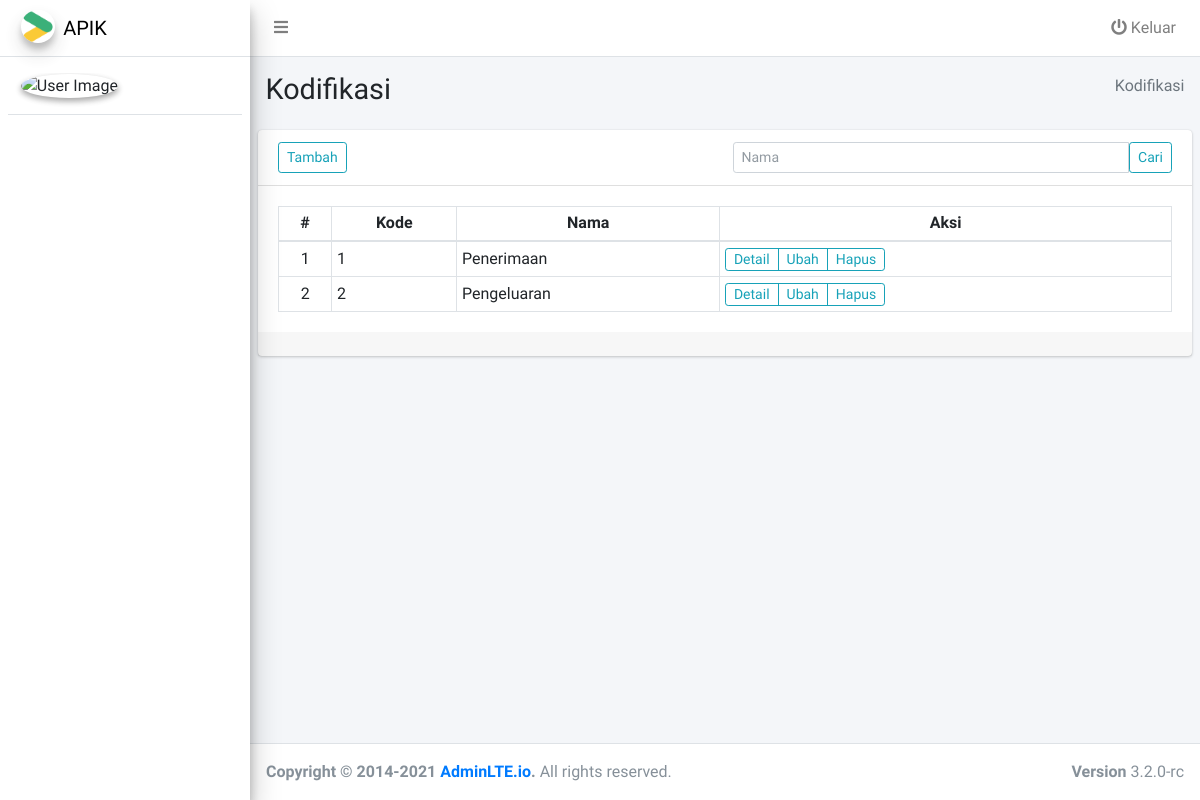
Before: /index.php/kodifikasi with the older database file.
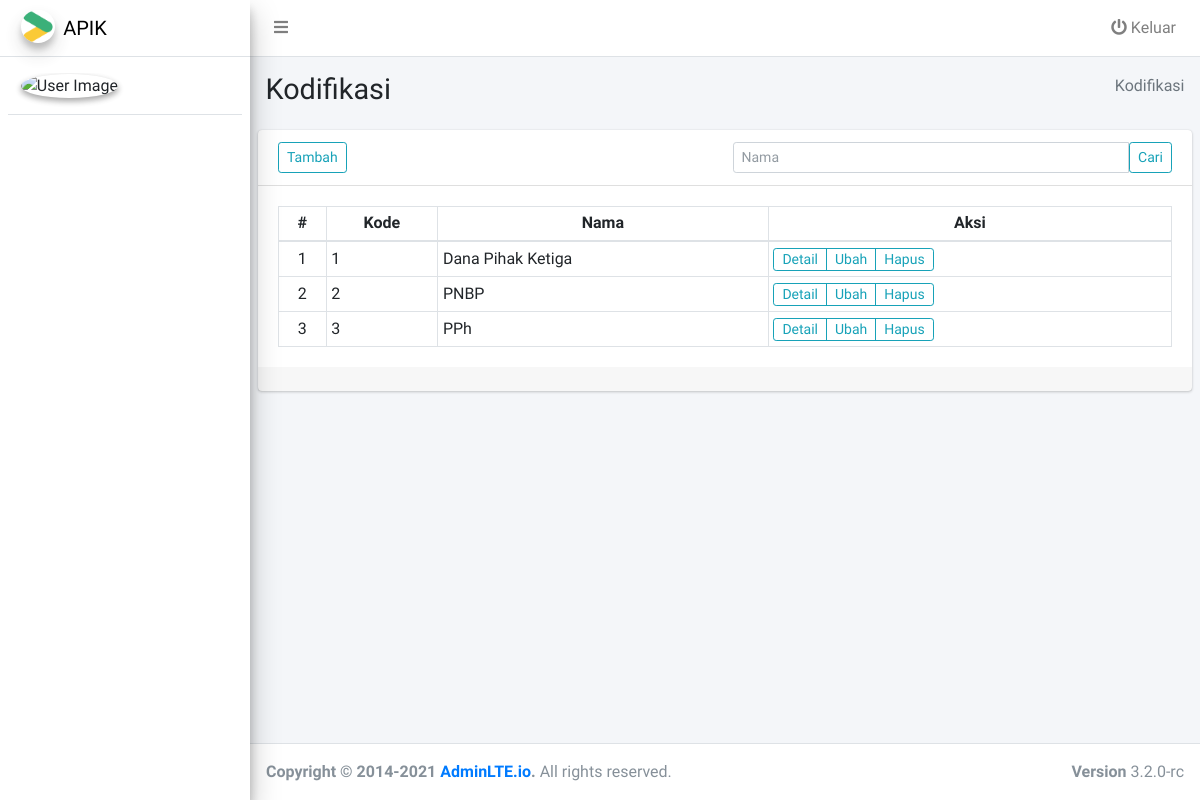
After: the same page with the newer database file.
### tables this page shows
CREATE TABLE `ref_kelompok` (
  `id` int(11) NOT NULL,
  `kode` varchar(1) DEFAULT NULL,
  `nama` varchar(64) DEFAULT NULL
);

### application/controllers/Kodifikasi.php (called while the page is built, shortened)
<?php
class Kodifikasi extends CI_Controller
{
    public function __construct()
    {
        $this->load->model('Ref_kelompok_model', 'ref_kelompok_m');
        $this->load->model('Ref_jenis_model', 'ref_jenis_m');
    }
    public function index()
    {
        $config['base_url'] = base_url('kodifikasi/index');
        $config['total_rows'] = $this->ref_kelompok_m->count();
        $config['per_page'] = 10;
        $config["num_links"] = 3;
        $this->pagination->initialize($config);
        $data['pagination'] = $this->pagination->create_links();
        $data['page'] = $this->uri->segment(3) ? $this->uri->segment(3) : 0;
        $limit = $config["per_page"];
        $offset = $data['page'];
        $name = $this->input->post('name');
        $data['name'] = $name;
        if ($name) {
            $data['ref_kelompok'] = $this->ref_kelompok_m->find($name);
        } else {
            $data['ref_kelompok'] = $this->ref_kelompok_m->get($limit, $offset);
        }
        $this->load->view('template/header');
        $this->load->view('template/sidebar');
        $this->load->view('kodifikasi/index', $data);
        $this->load->view('template/footer');
    }
}

### index.php (called while the page is built, shortened)
<?php
require_once BASEPATH.'core/CodeIgniter.php';

### application/config/config.php (called while the page is built, shortened)
<?php
$config['base_url'] = 'http://localhost:8888/apik/';
$config['index_page'] = '';
$config['uri_protocol']    = 'REQUEST_URI';
$config['url_suffix'] = '';
$config['language']    = 'english';
$config['charset'] = 'UTF-8';
$config['enable_hooks'] = FALSE;
$config['subclass_prefix'] = 'MY_';
$config['composer_autoload'] = FCPATH . 'vendor/autoload.php';
$config['permitted_uri_chars'] = 'a-z 0-9~%.:_\-';
$config['enable_query_strings'] = FALSE;
$config['controller_trigger'] = 'c';
$config['function_trigger'] = 'm';
$config['directory_trigger'] = 'd';
$config['allow_get_array'] = TRUE;
$config['log_threshold'] = 0;
$config['log_path'] = '';
$config['log_file_extension'] = '';
$config['log_file_permissions'] = 0644;
$config['log_date_format'] = 'Y-m-d H:i:s';
$config['error_views_path'] = '';
$config['cache_path'] = '';
$config['cache_query_string'] = FALSE;
$config['encryption_key'] = '';
$config['sess_driver'] = 'files';
$config['sess_cookie_name'] = 'ci_session';
$config['sess_expiration'] = 7200;
$config['sess_save_path'] = NULL;
$config['sess_match_ip'] = FALSE;
$config['sess_time_to_update'] = 300;
$config['sess_regenerate_destroy'] = TRUE;
$config['cookie_prefix']    = '';
$config['cookie_domain']    = '';
$config['cookie_path']        = '/';
$config['cookie_secure']    = FALSE;
$config['cookie_httponly']     = TRUE;
$config['standardize_newlines'] = FALSE;
$config['global_xss_filtering'] = TRUE;
$config['csrf_protection'] = FALSE;
$config['csrf_token_name'] = 'csrf_test_name';
$config['csrf_cookie_name'] = 'csrf_cookie_name';
$config['csrf_expire'] = 7200;
$config['csrf_regenerate'] = TRUE;
$config['csrf_exclude_uris'] = array();
$config['compress_output'] = FALSE;
$config['time_reference'] = 'local';
$config['rewrite_short_tags'] = FALSE;
$config['proxy_ips'] = '';

### application/config/pagination.php (called while the page is built, shortened)
<?php
$config['full_tag_open']    = '<nav><ul class="pagination pagination-sm justify-content-end mb-0">';
$config['full_tag_close']   = '</ul></nav>';
$config['first_link']       = 'First';
$config['first_tag_open']   = '<li class="page-item">';
$config['first_tag_close']  = '</li>';
$config['last_link']        = 'Last';
$config['last_tag_open']    = '<li class="page-item">';
$config['last_tag_close']   = '</li>';
$config['next_link']        = 'Next';
$config['next_tag_open']    = '<li class="page-item">';
$config['next_tag_close']   = '</li>';
$config['prev_link']        = 'Previous';

### application/models/Ref_kelompok_model.php (called while the page is built, shortened)
<?php
class Ref_kelompok_model extends CI_Model
{
    protected $_table = 'ref_kelompok';
    public function get($limit = null, $offset = 0)
    {
        $this->db->limit($limit, $offset);
        return $this->db->get($this->_table)->result_array();
    }
}

### application/views/kodifikasi/index.php (the view, shortened to what this page needs)
<div class="content-wrapper">
  <section class="content-header">
    <div class="container-fluid">
      <div class="row mb-2">
        <div class="col-sm-6">
          <h1>Kodifikasi</h1>
        </div>
        <div class="col-sm-6">
          <ol class="breadcrumb float-sm-right">
            <li class="breadcrumb-item active">Kodifikasi</li>
          </ol>
        </div>
      </div>
    </div>
  </section>
  <section class="content">
    <div class="card">
      <div class="card-header">
        <div class="row">
          <div class="col-lg-6">
            <a href="<?= base_url('kodifikasi/create/'); ?>" class="btn btn-sm btn-outline-info">Tambah</a>
          </div>
          <div class="col-lg-6">
            <form action="" method="post" autocomplete="off">
              <div class="input-group">
                <input type="text" name="name" class="form-control form-control-sm" placeholder="Nama">
                <button class="btn btn-sm btn-outline-info" type="submit">Cari</button>
              </div>
            </form>
          </div>
        </div>
      </div>
      <div class="card-body">
        <table class="table table-bordered table-hover table-sm">
          <thead>
            <tr class="text-center">
              <th scope="col">#</th>
              <th scope="col">Kode</th>
              <th scope="col">Nama</th>
              <th scope="col">Aksi</th>
            </tr>
          </thead>
          <tbody>
            <?php $no = $page + 1;
            foreach ($ref_kelompok as $r) : ?>
              <tr>
                <td class="text-center"><?= $no++; ?></td>
                <td><?= $r['kode']; ?></td>
                <td><?= $r['nama']; ?></td>
                <td>
                  <div class="btn-group">
                    <a href="<?= base_url('kodifikasi/detail/') . $r['id']; ?>" class="btn btn-sm btn-outline-info pt-0 pb-0">Detail</a>
                    <a href="<?= base_url('kodifikasi/update/') . $r['id']; ?>" class="btn btn-sm btn-outline-info pt-0 pb-0">Ubah</a>
                    <a href="<?= base_url('kodifikasi/delete/') . $r['id']; ?>" class="btn btn-sm btn-outline-info pt-0 pb-0" onclick="return confirm('Apakah Anda yakin akan menghapus data ini?');">Hapus</a>
                  </div>
                </td>
              </tr>
            <?php endforeach; ?>
          </tbody>
        </table>
      </div>
      <div class="card-footer">
      </div>
    </div>
  </section>
</div>

### application/views/template/header.php (shortened to what this page needs)
<!DOCTYPE html>
<html lang="en">
<head>
  <link rel="stylesheet" href="<?= base_url(); ?>asset/css/all.min.css">
  <link rel="stylesheet" href="<?= base_url(); ?>asset/css/adminlte.min.css">
</head>
<body class="hold-transition sidebar-mini layout-fixed">

### application/views/template/sidebar.php (shortened to what this page needs)
<div class="wrapper">
  <nav class="main-header navbar navbar-expand navbar-white navbar-light">
    <ul class="navbar-nav">
      <li class="nav-item">
        <a class="nav-link" data-widget="pushmenu" href="#" role="button"><i class="fas fa-bars"></i></a>
      </li>
    </ul>
    <ul class="navbar-nav ml-auto">
      <li class="nav-item">
        <a class="nav-link" href="<?= base_url('auth/logout'); ?>" onclick="return confirm('Apakah Anda yakin akan keluar dari aplikasi ini?')"><i class="fas fa-power-off"></i> Keluar</a>
      </li>
    </ul>
  </nav>
  <aside class="main-sidebar sidebar-light-info elevation-4">
    <a href="<?= base_url(); ?>" class="brand-link">
      <img src="<?= base_url(); ?>asset/img/apik.png" alt="Apik Logo" class="brand-image img-circle elevation-3" style="opacity: .8">
      <span class="brand-text font-weight-light">APIK</span>
    </a>
    <div class="sidebar">
      <div class="user-panel mt-3 pb-3 mb-3 d-flex">
        <div class="image">
          <img src="<?= base_url(); ?>asset/img/user.png" class="img-circle elevation-2" alt="User Image">
        </div>
        <div class="info">
        </div>
      </div>
    </div>
  </aside>

### application/views/template/footer.php (shortened to what this page needs)
<footer class="main-footer">
  <div class="float-right d-none d-sm-block">
    <b>Version</b> 3.2.0-rc
  </div>
  <strong>Copyright &copy; 2014-2021 <a href="https://adminlte.io">AdminLTE.io</a>.</strong> All rights reserved.
</footer>
</div>
</body>
</html>

Changed rows visible on the page:
changed ref_kelompok: nama "Penerimaan" → "Dana Pihak Ketiga"
changed ref_kelompok: nama "Pengeluaran" → "PNBP"
added ref_kelompok: kode "3", nama "PPh"
